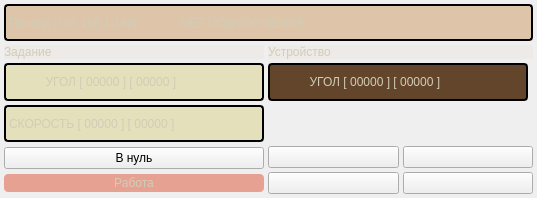
<?xml version="1.0" encoding="UTF-8"?>
<ui version="4.0">
 <class>WidgetScanatorControl</class>
 <widget class="QWidget" name="WidgetScanatorControl">
  <property name="geometry">
   <rect>
    <x>0</x>
    <y>0</y>
    <width>537</width>
    <height>198</height>
   </rect>
  </property>
  <property name="sizePolicy">
   <sizepolicy hsizetype="Minimum" vsizetype="Minimum">
    <horstretch>0</horstretch>
    <verstretch>0</verstretch>
   </sizepolicy>
  </property>
  <property name="maximumSize">
   <size>
    <width>540</width>
    <height>16777215</height>
   </size>
  </property>
  <property name="windowTitle">
   <string>Form</string>
  </property>
  <property name="styleSheet">
   <string notr="true">/* ---------------------------------------------------------------------------

    WARNING! File created programmatically. All changes made in this file will be lost!

    Created by the qtsass compiler v0.3.0

    The definitions are in the &quot;qdarkstyle.qss._styles.scss&quot; module

--------------------------------------------------------------------------- */
/* Light Style - QDarkStyleSheet ------------------------------------------ */
/*

See Qt documentation:

  - https://doc.qt.io/qt-5/stylesheet.html
  - https://doc.qt.io/qt-5/stylesheet-reference.html
  - https://doc.qt.io/qt-5/stylesheet-examples.html

--------------------------------------------------------------------------- */
/* Reset elements ------------------------------------------------------------

Resetting everything helps to unify styles across different operating systems

--------------------------------------------------------------------------- */
* {
  padding: 0px;
  margin: 0px;
  border: 0px;
  border-style: none;
  border-image: none;
  outline: 0;
}

/* specific reset for elements inside QToolBar */
QToolBar * {
  margin: 0px;
  padding: 0px;
}

/* QWidget ----------------------------------------------------------------

--------------------------------------------------------------------------- */
QWidget {
	/*background-color: #19232D;*/
	
	background-color: rgb(46, 65, 83);

  border: 0px solid #455364;
  padding: 0px;
  color: #E0E1E3;
  selection-background-color: #346792;
  selection-color: #E0E1E3;
}

QWidget:disabled {
  background-color: #19232D;
  color: #9DA9B5;
  selection-background-color: #26486B;
  selection-color: #9DA9B5;
}

QWidget::item:selected {
  background-color: #346792;
}

QWidget::item:hover:!selected {
  background-color: #1A72BB;
}

/* QMainWindow ------------------------------------------------------------

This adjusts the splitter in the dock widget, not qsplitter
https://doc.qt.io/qt-5/stylesheet-examples.html#customizing-qmainwindow

--------------------------------------------------------------------------- */
QMainWindow::separator {
  background-color: #455364;
  border: 0px solid #19232D;
  spacing: 0px;
  padding: 2px;
}

QMainWindow::separator:hover {
  background-color: #60798B;
  border: 0px solid #1A72BB;
}

QMainWindow::separator:horizontal {
  width: 5px;
  margin-top: 2px;
  margin-bottom: 2px;
  image: url(&quot;:/qss_icons/dark/rc/toolbar_separator_vertical.png&quot;);
}

QMainWindow::separator:vertical {
  height: 5px;
  margin-left: 2px;
  margin-right: 2px;
  image: url(&quot;:/qss_icons/dark/rc/toolbar_separator_horizontal.png&quot;);
}

/* QToolTip ---------------------------------------------------------------

https://doc.qt.io/qt-5/stylesheet-examples.html#customizing-qtooltip

--------------------------------------------------------------------------- */
QToolTip {
  background-color: #346792;
  color: #E0E1E3;
  /* If you remove the border property, background stops working on Windows */
  border: none;
  /* Remove padding, for fix combo box tooltip */
  padding: 0px;
  /* Remove opacity, fix #174 - may need to use RGBA */
}

/* QStatusBar -------------------------------------------------------------

https://doc.qt.io/qt-5/stylesheet-examples.html#customizing-qstatusbar

--------------------------------------------------------------------------- */
QStatusBar {
  border: 1px solid #455364;
  /* Fixes Spyder #9120, #9121 */
  background: #455364;
  /* Fixes #205, white vertical borders separating items */
}

QStatusBar::item {
  border: none;
}

QStatusBar QToolTip {
  background-color: #1A72BB;
  border: 1px solid #19232D;
  color: #19232D;
  /* Remove padding, for fix combo box tooltip */
  padding: 0px;
  /* Reducing transparency to read better */
  opacity: 230;
}

QStatusBar QLabel {
  /* Fixes Spyder #9120, #9121 */
  background: transparent;
}

/* QCheckBox --------------------------------------------------------------

https://doc.qt.io/qt-5/stylesheet-examples.html#customizing-qcheckbox

--------------------------------------------------------------------------- */
QCheckBox {
  background-color: #19232D;
  color: #E0E1E3;
  spacing: 4px;
  outline: none;
  padding-top: 4px;
  padding-bottom: 4px;
}

QCheckBox:focus {
  border: none;
}

QCheckBox QWidget:disabled {
  background-color: #19232D;
  color: #9DA9B5;
}

QCheckBox::indicator {
  margin-left: 2px;
  height: 14px;
  width: 14px;
}

QCheckBox::indicator:unchecked {
  image: url(&quot;:/qss_icons/dark/rc/checkbox_unchecked.png&quot;);
}

QCheckBox::indicator:unchecked:hover, QCheckBox::indicator:unchecked:focus, QCheckBox::indicator:unchecked:pressed {
  border: none;
  image: url(&quot;:/qss_icons/dark/rc/checkbox_unchecked_focus.png&quot;);
}

QCheckBox::indicator:unchecked:disabled {
  image: url(&quot;:/qss_icons/dark/rc/checkbox_unchecked_disabled.png&quot;);
}

QCheckBox::indicator:checked {
  image: url(&quot;:/qss_icons/dark/rc/checkbox_checked.png&quot;);
}

QCheckBox::indicator:checked:hover, QCheckBox::indicator:checked:focus, QCheckBox::indicator:checked:pressed {
  border: none;
  image: url(&quot;:/qss_icons/dark/rc/checkbox_checked_focus.png&quot;);
}

QCheckBox::indicator:checked:disabled {
  image: url(&quot;:/qss_icons/dark/rc/checkbox_checked_disabled.png&quot;);
}

QCheckBox::indicator:indeterminate {
  image: url(&quot;:/qss_icons/dark/rc/checkbox_indeterminate.png&quot;);
}

QCheckBox::indicator:indeterminate:disabled {
  image: url(&quot;:/qss_icons/dark/rc/checkbox_indeterminate_disabled.png&quot;);
}

QCheckBox::indicator:indeterminate:focus, QCheckBox::indicator:indeterminate:hover, QCheckBox::indicator:indeterminate:pressed {
  image: url(&quot;:/qss_icons/dark/rc/checkbox_indeterminate_focus.png&quot;);
}

/* QGroupBox --------------------------------------------------------------

https://doc.qt.io/qt-5/stylesheet-examples.html#customizing-qgroupbox

--------------------------------------------------------------------------- */
QGroupBox {
  font-weight: bold;
  border: 1px solid #455364;
  border-radius: 4px;
  padding: 2px;
  margin-top: 6px;
  margin-bottom: 4px;
}



QGroupBox::indicator {
  margin-left: 2px;
  margin-top: 2px;
  padding: 0;
  height: 14px;
  width: 14px;
}

QGroupBox::indicator:unchecked {
  border: none;
  image: url(&quot;:/qss_icons/dark/rc/checkbox_unchecked.png&quot;);
}

QGroupBox::indicator:unchecked:hover, QGroupBox::indicator:unchecked:focus, QGroupBox::indicator:unchecked:pressed {
  border: none;
  image: url(&quot;:/qss_icons/dark/rc/checkbox_unchecked_focus.png&quot;);
}

QGroupBox::indicator:unchecked:disabled {
  image: url(&quot;:/qss_icons/dark/rc/checkbox_unchecked_disabled.png&quot;);
}

QGroupBox::indicator:checked {
  border: none;
  image: url(&quot;:/qss_icons/dark/rc/checkbox_checked.png&quot;);
}

QGroupBox::indicator:checked:hover, QGroupBox::indicator:checked:focus, QGroupBox::indicator:checked:pressed {
  border: none;
  image: url(&quot;:/qss_icons/dark/rc/checkbox_checked_focus.png&quot;);
}

QGroupBox::indicator:checked:disabled {
  image: url(&quot;:/qss_icons/dark/rc/checkbox_checked_disabled.png&quot;);
}

/* QRadioButton -----------------------------------------------------------

https://doc.qt.io/qt-5/stylesheet-examples.html#customizing-qradiobutton

--------------------------------------------------------------------------- */
QRadioButton {
  background-color: #19232D;
  color: #E0E1E3;
  spacing: 4px;
  padding-top: 4px;
  padding-bottom: 4px;
  border: none;
  outline: none;
}

QRadioButton:focus {
  border: none;
}

QRadioButton:disabled {
  background-color: #19232D;
  color: #9DA9B5;
  border: none;
  outline: none;
}

QRadioButton QWidget {
  background-color: #19232D;
  color: #E0E1E3;
  spacing: 0px;
  padding: 0px;
  outline: none;
  border: none;
}

QRadioButton::indicator {
  border: none;
  outline: none;
  margin-left: 2px;
  height: 14px;
  width: 14px;
}

QRadioButton::indicator:unchecked {
  image: url(&quot;:/qss_icons/dark/rc/radio_unchecked.png&quot;);
}

QRadioButton::indicator:unchecked:hover, QRadioButton::indicator:unchecked:focus, QRadioButton::indicator:unchecked:pressed {
  border: none;
  outline: none;
  image: url(&quot;:/qss_icons/dark/rc/radio_unchecked_focus.png&quot;);
}

QRadioButton::indicator:unchecked:disabled {
  image: url(&quot;:/qss_icons/dark/rc/radio_unchecked_disabled.png&quot;);
}

QRadioButton::indicator:checked {
  border: none;
  outline: none;
  image: url(&quot;:/qss_icons/dark/rc/radio_checked.png&quot;);
}

QRadioButton::indicator:checked:hover, QRadioButton::indicator:checked:focus, QRadioButton::indicator:checked:pressed {
  border: none;
  outline: none;
  image: url(&quot;:/qss_icons/dark/rc/radio_checked_focus.png&quot;);
}

QRadioButton::indicator:checked:disabled {
  outline: none;
  image: url(&quot;:/qss_icons/dark/rc/radio_checked_disabled.png&quot;);
}

/* QMenuBar ---------------------------------------------------------------

https://doc.qt.io/qt-5/stylesheet-examples.html#customizing-qmenubar

--------------------------------------------------------------------------- */
QMenuBar {
  background-color: #455364;
  padding: 2px;
  border: 1px solid #19232D;
  color: #E0E1E3;
  selection-background-color: #1A72BB;
}

QMenuBar:focus {
  border: 1px solid #346792;
}

QMenuBar::item {
  background: transparent;
  padding: 4px;
}

QMenuBar::item:selected {
  padding: 4px;
  background: transparent;
  border: 0px solid #455364;
  background-color: #1A72BB;
}

QMenuBar::item:pressed {
  padding: 4px;
  border: 0px solid #455364;
  background-color: #1A72BB;
  color: #E0E1E3;
  margin-bottom: 0px;
  padding-bottom: 0px;
}

/* QMenu ------------------------------------------------------------------

https://doc.qt.io/qt-5/stylesheet-examples.html#customizing-qmenu

--------------------------------------------------------------------------- */
QMenu {
  border: 0px solid #455364;
  color: #E0E1E3;
  margin: 0px;
  background-color: #37414F;
  selection-background-color: #1A72BB;
}

QMenu::separator {
  height: 1px;
  background-color: #60798B;
  color: #E0E1E3;
}

QMenu::item {
  background-color: #37414F;
  padding: 4px 24px 4px 28px;
  /* Reserve space for selection border */
  border: 1px transparent #455364;
}

QMenu::item:selected {
  color: #E0E1E3;
  background-color: #1A72BB;
}

QMenu::item:pressed {
  background-color: #1A72BB;
}

QMenu::icon {
  padding-left: 10px;
  width: 14px;
  height: 14px;
}

QMenu::indicator {
  padding-left: 8px;
  width: 12px;
  height: 12px;
  /* non-exclusive indicator = check box style indicator (see QActionGroup::setExclusive) */
  /* exclusive indicator = radio button style indicator (see QActionGroup::setExclusive) */
}

QMenu::indicator:non-exclusive:unchecked {
  image: url(&quot;:/qss_icons/dark/rc/checkbox_unchecked.png&quot;);
}

QMenu::indicator:non-exclusive:unchecked:hover, QMenu::indicator:non-exclusive:unchecked:focus, QMenu::indicator:non-exclusive:unchecked:pressed {
  border: none;
  image: url(&quot;:/qss_icons/dark/rc/checkbox_unchecked_focus.png&quot;);
}

QMenu::indicator:non-exclusive:unchecked:disabled {
  image: url(&quot;:/qss_icons/dark/rc/checkbox_unchecked_disabled.png&quot;);
}

QMenu::indicator:non-exclusive:checked {
  image: url(&quot;:/qss_icons/dark/rc/checkbox_checked.png&quot;);
}

QMenu::indicator:non-exclusive:checked:hover, QMenu::indicator:non-exclusive:checked:focus, QMenu::indicator:non-exclusive:checked:pressed {
  border: none;
  image: url(&quot;:/qss_icons/dark/rc/checkbox_checked_focus.png&quot;);
}

QMenu::indicator:non-exclusive:checked:disabled {
  image: url(&quot;:/qss_icons/dark/rc/checkbox_checked_disabled.png&quot;);
}

QMenu::indicator:non-exclusive:indeterminate {
  image: url(&quot;:/qss_icons/dark/rc/checkbox_indeterminate.png&quot;);
}

QMenu::indicator:non-exclusive:indeterminate:disabled {
  image: url(&quot;:/qss_icons/dark/rc/checkbox_indeterminate_disabled.png&quot;);
}

QMenu::indicator:non-exclusive:indeterminate:focus, QMenu::indicator:non-exclusive:indeterminate:hover, QMenu::indicator:non-exclusive:indeterminate:pressed {
  image: url(&quot;:/qss_icons/dark/rc/checkbox_indeterminate_focus.png&quot;);
}

QMenu::indicator:exclusive:unchecked {
  image: url(&quot;:/qss_icons/dark/rc/radio_unchecked.png&quot;);
}

QMenu::indicator:exclusive:unchecked:hover, QMenu::indicator:exclusive:unchecked:focus, QMenu::indicator:exclusive:unchecked:pressed {
  border: none;
  outline: none;
  image: url(&quot;:/qss_icons/dark/rc/radio_unchecked_focus.png&quot;);
}

QMenu::indicator:exclusive:unchecked:disabled {
  image: url(&quot;:/qss_icons/dark/rc/radio_unchecked_disabled.png&quot;);
}

QMenu::indicator:exclusive:checked {
  border: none;
  outline: none;
  image: url(&quot;:/qss_icons/dark/rc/radio_checked.png&quot;);
}

QMenu::indicator:exclusive:checked:hover, QMenu::indicator:exclusive:checked:focus, QMenu::indicator:exclusive:checked:pressed {
  border: none;
  outline: none;
  image: url(&quot;:/qss_icons/dark/rc/radio_checked_focus.png&quot;);
}

QMenu::indicator:exclusive:checked:disabled {
  outline: none;
  image: url(&quot;:/qss_icons/dark/rc/radio_checked_disabled.png&quot;);
}

QMenu::right-arrow {
  margin: 5px;
  padding-left: 12px;
  image: url(&quot;:/qss_icons/dark/rc/arrow_right.png&quot;);
  height: 12px;
  width: 12px;
}

/* QAbstractItemView ------------------------------------------------------

https://doc.qt.io/qt-5/stylesheet-examples.html#customizing-qcombobox

--------------------------------------------------------------------------- */
QAbstractItemView {
  alternate-background-color: #19232D;
  color: #E0E1E3;
  border: 1px solid #455364;
  border-radius: 4px;
}

QAbstractItemView QLineEdit {
  padding: 2px;
}

/* QAbstractScrollArea ----------------------------------------------------

https://doc.qt.io/qt-5/stylesheet-examples.html#customizing-qabstractscrollarea

--------------------------------------------------------------------------- */
QAbstractScrollArea {
  background-color: #19232D;
  border: 1px solid #455364;
  border-radius: 4px;
  /* fix #159 */
  padding: 2px;
  /* remove min-height to fix #244 */
  color: #E0E1E3;
}

QAbstractScrollArea:disabled {
  color: #9DA9B5;
}

/* QScrollArea ------------------------------------------------------------

--------------------------------------------------------------------------- */
QScrollArea QWidget QWidget:disabled {
  background-color: #19232D;
}

/* QScrollBar -------------------------------------------------------------

https://doc.qt.io/qt-5/stylesheet-examples.html#customizing-qscrollbar

--------------------------------------------------------------------------- */
QScrollBar:horizontal {
  height: 16px;
  margin: 2px 16px 2px 16px;
  border: 1px solid #455364;
  border-radius: 4px;
  background-color: #19232D;
}

QScrollBar:vertical {
  background-color: #19232D;
  width: 16px;
  margin: 16px 2px 16px 2px;
  border: 1px solid #455364;
  border-radius: 4px;
}

QScrollBar::handle:horizontal {
  background-color: #60798B;
  border: 1px solid #455364;
  border-radius: 4px;
  min-width: 8px;
}

QScrollBar::handle:horizontal:hover {
  background-color: #346792;
  border: #346792;
  border-radius: 4px;
  min-width: 8px;
}

QScrollBar::handle:horizontal:focus {
  border: 1px solid #1A72BB;
}

QScrollBar::handle:vertical {
  background-color: #60798B;
  border: 1px solid #455364;
  min-height: 8px;
  border-radius: 4px;
}

QScrollBar::handle:vertical:hover {
  background-color: #346792;
  border: #346792;
  border-radius: 4px;
  min-height: 8px;
}

QScrollBar::handle:vertical:focus {
  border: 1px solid #1A72BB;
}

QScrollBar::add-line:horizontal {
  margin: 0px 0px 0px 0px;
  border-image: url(&quot;:/qss_icons/dark/rc/arrow_right_disabled.png&quot;);
  height: 12px;
  width: 12px;
  subcontrol-position: right;
  subcontrol-origin: margin;
}

QScrollBar::add-line:horizontal:hover, QScrollBar::add-line:horizontal:on {
  border-image: url(&quot;:/qss_icons/dark/rc/arrow_right.png&quot;);
  height: 12px;
  width: 12px;
  subcontrol-position: right;
  subcontrol-origin: margin;
}

QScrollBar::add-line:vertical {
  margin: 3px 0px 3px 0px;
  border-image: url(&quot;:/qss_icons/dark/rc/arrow_down_disabled.png&quot;);
  height: 12px;
  width: 12px;
  subcontrol-position: bottom;
  subcontrol-origin: margin;
}

QScrollBar::add-line:vertical:hover, QScrollBar::add-line:vertical:on {
  border-image: url(&quot;:/qss_icons/dark/rc/arrow_down.png&quot;);
  height: 12px;
  width: 12px;
  subcontrol-position: bottom;
  subcontrol-origin: margin;
}

QScrollBar::sub-line:horizontal {
  margin: 0px 3px 0px 3px;
  border-image: url(&quot;:/qss_icons/dark/rc/arrow_left_disabled.png&quot;);
  height: 12px;
  width: 12px;
  subcontrol-position: left;
  subcontrol-origin: margin;
}

QScrollBar::sub-line:horizontal:hover, QScrollBar::sub-line:horizontal:on {
  border-image: url(&quot;:/qss_icons/dark/rc/arrow_left.png&quot;);
  height: 12px;
  width: 12px;
  subcontrol-position: left;
  subcontrol-origin: margin;
}

QScrollBar::sub-line:vertical {
  margin: 3px 0px 3px 0px;
  border-image: url(&quot;:/qss_icons/dark/rc/arrow_up_disabled.png&quot;);
  height: 12px;
  width: 12px;
  subcontrol-position: top;
  subcontrol-origin: margin;
}

QScrollBar::sub-line:vertical:hover, QScrollBar::sub-line:vertical:on {
  border-image: url(&quot;:/qss_icons/dark/rc/arrow_up.png&quot;);
  height: 12px;
  width: 12px;
  subcontrol-position: top;
  subcontrol-origin: margin;
}

QScrollBar::up-arrow:horizontal, QScrollBar::down-arrow:horizontal {
  background: none;
}

QScrollBar::up-arrow:vertical, QScrollBar::down-arrow:vertical {
  background: none;
}

QScrollBar::add-page:horizontal, QScrollBar::sub-page:horizontal {
  background: none;
}

QScrollBar::add-page:vertical, QScrollBar::sub-page:vertical {
  background: none;
}

/* QTextEdit --------------------------------------------------------------

https://doc.qt.io/qt-5/stylesheet-examples.html#customizing-specific-widgets

--------------------------------------------------------------------------- */
QTextEdit {
  background-color: #19232D;
  color: #E0E1E3;
  border-radius: 4px;
  border: 1px solid #455364;
}

QTextEdit:focus {
  border: 1px solid #1A72BB;
}

QTextEdit:selected {
  background: #346792;
  color: #455364;
}

/* QPlainTextEdit ---------------------------------------------------------

--------------------------------------------------------------------------- */
QPlainTextEdit {
  background-color: #19232D;
  color: #E0E1E3;
  border-radius: 4px;
  border: 1px solid #455364;
}

QPlainTextEdit:focus {
  border: 1px solid #1A72BB;
}

QPlainTextEdit:selected {
  background: #346792;
  color: #455364;
}

/* QSizeGrip --------------------------------------------------------------

https://doc.qt.io/qt-5/stylesheet-examples.html#customizing-qsizegrip

--------------------------------------------------------------------------- */
QSizeGrip {
  background: transparent;
  width: 12px;
  height: 12px;
  image: url(&quot;:/qss_icons/dark/rc/window_grip.png&quot;);
}

/* QStackedWidget ---------------------------------------------------------

--------------------------------------------------------------------------- */
QStackedWidget {
  padding: 2px;
  border: 1px solid #455364;
  border: 1px solid #19232D;
}

/* QToolBar ---------------------------------------------------------------

https://doc.qt.io/qt-5/stylesheet-examples.html#customizing-qtoolbar

--------------------------------------------------------------------------- */
QToolBar {
  background-color: #455364;
  border-bottom: 1px solid #19232D;
  padding: 1px;
  font-weight: bold;
  spacing: 2px;
}

QToolBar:disabled {
  /* Fixes #272 */
  background-color: #455364;
}

QToolBar::handle:horizontal {
  width: 16px;
  image: url(&quot;:/qss_icons/dark/rc/toolbar_move_horizontal.png&quot;);
}

QToolBar::handle:vertical {
  height: 16px;
  image: url(&quot;:/qss_icons/dark/rc/toolbar_move_vertical.png&quot;);
}

QToolBar::separator:horizontal {
  width: 16px;
  image: url(&quot;:/qss_icons/dark/rc/toolbar_separator_horizontal.png&quot;);
}

QToolBar::separator:vertical {
  height: 16px;
  image: url(&quot;:/qss_icons/dark/rc/toolbar_separator_vertical.png&quot;);
}

QToolButton#qt_toolbar_ext_button {
  background: #455364;
  border: 0px;
  color: #E0E1E3;
  image: url(&quot;:/qss_icons/dark/rc/arrow_right.png&quot;);
}

/* QAbstractSpinBox -------------------------------------------------------

--------------------------------------------------------------------------- */
QAbstractSpinBox {
  background-color: #19232D;
  border: 1px solid #455364;
  color: #E0E1E3;
  /* This fixes 103, 111 */
  padding-top: 2px;
  /* This fixes 103, 111 */
  padding-bottom: 2px;
  padding-left: 4px;
  padding-right: 4px;
  border-radius: 4px;
  /* min-width: 5px; removed to fix 109 */
}

QAbstractSpinBox:up-button {
  background-color: transparent #19232D;
  subcontrol-origin: border;
  subcontrol-position: top right;
  border-left: 1px solid #455364;
  border-bottom: 1px solid #455364;
  border-top-left-radius: 0;
  border-bottom-left-radius: 0;
  margin: 1px;
  width: 12px;
  margin-bottom: -1px;
}

QAbstractSpinBox::up-arrow, QAbstractSpinBox::up-arrow:disabled, QAbstractSpinBox::up-arrow:off {
  image: url(&quot;:/qss_icons/dark/rc/arrow_up_disabled.png&quot;);
  height: 8px;
  width: 8px;
}

QAbstractSpinBox::up-arrow:hover {
  image: url(&quot;:/qss_icons/dark/rc/arrow_up.png&quot;);
}

QAbstractSpinBox:down-button {
  background-color: transparent #19232D;
  subcontrol-origin: border;
  subcontrol-position: bottom right;
  border-left: 1px solid #455364;
  border-top: 1px solid #455364;
  border-top-left-radius: 0;
  border-bottom-left-radius: 0;
  margin: 1px;
  width: 12px;
  margin-top: -1px;
}

QAbstractSpinBox::down-arrow, QAbstractSpinBox::down-arrow:disabled, QAbstractSpinBox::down-arrow:off {
  image: url(&quot;:/qss_icons/dark/rc/arrow_down_disabled.png&quot;);
  height: 8px;
  width: 8px;
}

QAbstractSpinBox::down-arrow:hover {
  image: url(&quot;:/qss_icons/dark/rc/arrow_down.png&quot;);
}

QAbstractSpinBox:hover {
  border: 1px solid #346792;
  color: #E0E1E3;
}

QAbstractSpinBox:focus {
  border: 1px solid #1A72BB;
}

QAbstractSpinBox:selected {
  background: #346792;
  color: #455364;
}

/* ------------------------------------------------------------------------ */
/* DISPLAYS --------------------------------------------------------------- */
/* ------------------------------------------------------------------------ */
/* QLabel -----------------------------------------------------------------

https://doc.qt.io/qt-5/stylesheet-examples.html#customizing-qframe

--------------------------------------------------------------------------- */
QLabel {
  background-color: #19232D;
  border: 0px solid #455364;
  padding: 2px;
  margin: 0px;
  color: #E0E1E3;
}

QLabel:disabled {
  background-color: #19232D;
  border: 0px solid #455364;
  color: #9DA9B5;
}

/* QTextBrowser -----------------------------------------------------------

https://doc.qt.io/qt-5/stylesheet-examples.html#customizing-qabstractscrollarea

--------------------------------------------------------------------------- */
QTextBrowser {
  background-color: #19232D;
  border: 1px solid #455364;
  color: #E0E1E3;
  border-radius: 4px;
}

QTextBrowser:disabled {
  background-color: #19232D;
  border: 1px solid #455364;
  color: #9DA9B5;
  border-radius: 4px;
}

QTextBrowser:hover, QTextBrowser:!hover, QTextBrowser:selected, QTextBrowser:pressed {
  border: 1px solid #455364;
}

/* QGraphicsView ----------------------------------------------------------

--------------------------------------------------------------------------- */
QGraphicsView {
  background-color: #19232D;
  border: 1px solid #455364;
  color: #E0E1E3;
  border-radius: 4px;
}

QGraphicsView:disabled {
  background-color: #19232D;
  border: 1px solid #455364;
  color: #9DA9B5;
  border-radius: 4px;
}

QGraphicsView:hover, QGraphicsView:!hover, QGraphicsView:selected, QGraphicsView:pressed {
  border: 1px solid #455364;
}

/* QCalendarWidget --------------------------------------------------------

--------------------------------------------------------------------------- */
QCalendarWidget {
  border: 1px solid #455364;
  border-radius: 4px;
}

QCalendarWidget:disabled {
  background-color: #19232D;
  color: #9DA9B5;
}

/* QLCDNumber -------------------------------------------------------------

--------------------------------------------------------------------------- */
QLCDNumber {
  background-color: #19232D;
  color: #E0E1E3;
}

QLCDNumber:disabled {
  background-color: #19232D;
  color: #9DA9B5;
}

/* QProgressBar -----------------------------------------------------------

https://doc.qt.io/qt-5/stylesheet-examples.html#customizing-qprogressbar

--------------------------------------------------------------------------- */
QProgressBar {
  background-color: #19232D;
  border: 1px solid #455364;
  color: #E0E1E3;
  border-radius: 4px;
  text-align: center;
}

QProgressBar:disabled {
  background-color: #19232D;
  border: 1px solid #455364;
  color: #9DA9B5;
  border-radius: 4px;
  text-align: center;
}

QProgressBar::chunk {
  background-color: #346792;
  color: #19232D;
  border-radius: 4px;
}

QProgressBar::chunk:disabled {
  background-color: #26486B;
  color: #9DA9B5;
  border-radius: 4px;
}

/* ------------------------------------------------------------------------ */
/* BUTTONS ---------------------------------------------------------------- */
/* ------------------------------------------------------------------------ */
/* QPushButton ------------------------------------------------------------

https://doc.qt.io/qt-5/stylesheet-examples.html#customizing-qpushbutton

--------------------------------------------------------------------------- */
QPushButton {
  background-color: #455364;
  color: #E0E1E3;
  border-radius: 4px;
  padding: 2px;
  outline: none;
  border: none;
}

QPushButton:disabled {
  background-color: #455364;
  color: #9DA9B5;
  border-radius: 4px;
  padding: 2px;
}

QPushButton:checked {
  background-color: #60798B;
  border-radius: 4px;
  padding: 2px;
  outline: none;
}

QPushButton:checked:disabled {
  background-color: #60798B;
  color: #9DA9B5;
  border-radius: 4px;
  padding: 2px;
  outline: none;
}

QPushButton:checked:selected {
  background: #60798B;
}

QPushButton:hover {
  background-color: #54687A;
  color: #E0E1E3;
}

QPushButton:pressed {
  background-color: #60798B;
}

QPushButton:selected {
  background: #60798B;
  color: #E0E1E3;
}

QPushButton::menu-indicator {
  subcontrol-origin: padding;
  subcontrol-position: bottom right;
  bottom: 4px;
}

QDialogButtonBox QPushButton {
  /* Issue #194 #248 - Special case of QPushButton inside dialogs, for better UI */
  min-width: 80px;
}

/* QToolButton ------------------------------------------------------------

https://doc.qt.io/qt-5/stylesheet-examples.html#customizing-qtoolbutton

--------------------------------------------------------------------------- */
QToolButton {
  background-color: #455364;
  color: #E0E1E3;
  border-radius: 4px;
  padding: 2px;
  outline: none;
  border: none;
  /* The subcontrols below are used only in the DelayedPopup mode */
  /* The subcontrols below are used only in the MenuButtonPopup mode */
  /* The subcontrol below is used only in the InstantPopup or DelayedPopup mode */
}

QToolButton:disabled {
  background-color: #455364;
  color: #9DA9B5;
  border-radius: 4px;
  padding: 2px;
}

QToolButton:checked {
  background-color: #60798B;
  border-radius: 4px;
  padding: 2px;
  outline: none;
}

QToolButton:checked:disabled {
  background-color: #60798B;
  color: #9DA9B5;
  border-radius: 4px;
  padding: 2px;
  outline: none;
}

QToolButton:checked:hover {
  background-color: #54687A;
  color: #E0E1E3;
}

QToolButton:checked:pressed {
  background-color: #60798B;
}

QToolButton:checked:selected {
  background: #60798B;
  color: #E0E1E3;
}

QToolButton:hover {
  background-color: #54687A;
  color: #E0E1E3;
}

QToolButton:pressed {
  background-color: #60798B;
}

QToolButton:selected {
  background: #60798B;
  color: #E0E1E3;
}

QToolButton[popupMode=&quot;0&quot;] {
  /* Only for DelayedPopup */
  padding-right: 2px;
}

QToolButton[popupMode=&quot;1&quot;] {
  /* Only for MenuButtonPopup */
  padding-right: 20px;
}

QToolButton[popupMode=&quot;1&quot;]::menu-button {
  border: none;
}

QToolButton[popupMode=&quot;1&quot;]::menu-button:hover {
  border: none;
  border-left: 1px solid #455364;
  border-radius: 0;
}

QToolButton[popupMode=&quot;2&quot;] {
  /* Only for InstantPopup */
  padding-right: 2px;
}

QToolButton::menu-button {
  padding: 2px;
  border-radius: 4px;
  width: 12px;
  border: none;
  outline: none;
}

QToolButton::menu-button:hover {
  border: 1px solid #346792;
}

QToolButton::menu-button:checked:hover {
  border: 1px solid #346792;
}

QToolButton::menu-indicator {
  image: url(&quot;:/qss_icons/dark/rc/arrow_down.png&quot;);
  height: 8px;
  width: 8px;
  top: 0;
  /* Exclude a shift for better image */
  left: -2px;
  /* Shift it a bit */
}

QToolButton::menu-arrow {
  image: url(&quot;:/qss_icons/dark/rc/arrow_down.png&quot;);
  height: 8px;
  width: 8px;
}

QToolButton::menu-arrow:hover {
  image: url(&quot;:/qss_icons/dark/rc/arrow_down_focus.png&quot;);
}

/* QCommandLinkButton -----------------------------------------------------

--------------------------------------------------------------------------- */
QCommandLinkButton {
  background-color: transparent;
  border: 1px solid #455364;
  color: #E0E1E3;
  border-radius: 4px;
  padding: 0px;
  margin: 0px;
}

QCommandLinkButton:disabled {
  background-color: transparent;
  color: #9DA9B5;
}

/* ------------------------------------------------------------------------ */
/* INPUTS - NO FIELDS ----------------------------------------------------- */
/* ------------------------------------------------------------------------ */
/* QComboBox --------------------------------------------------------------

https://doc.qt.io/qt-5/stylesheet-examples.html#customizing-qcombobox

--------------------------------------------------------------------------- */
QComboBox {
  border: 1px solid #455364;
  border-radius: 4px;
  selection-background-color: #346792;
  padding-left: 4px;
  padding-right: 4px;
  /* padding-right = 36; 4 + 16*2 See scrollbar size */
  /* changed to 4px to fix #239 */
  /* Fixes #103, #111 */
  min-height: 1.5em;
  /* padding-top: 2px;     removed to fix #132 */
  /* padding-bottom: 2px;  removed to fix #132 */
  /* min-width: 75px;      removed to fix #109 */
  /* Needed to remove indicator - fix #132 */
}

QComboBox QAbstractItemView {
  border: 1px solid #455364;
  border-radius: 0;
  background-color: #19232D;
  selection-background-color: #346792;
}

QComboBox QAbstractItemView:hover {
  background-color: #19232D;
  color: #E0E1E3;
}

QComboBox QAbstractItemView:selected {
  background: #346792;
  color: #455364;
}

QComboBox QAbstractItemView:alternate {
  background: #19232D;
}

QComboBox:disabled {
  background-color: #19232D;
  color: #9DA9B5;
}

QComboBox:hover {
  border: 1px solid #346792;
}

QComboBox:focus {
  border: 1px solid #1A72BB;
}

QComboBox:on {
  selection-background-color: #346792;
}

QComboBox::indicator {
  border: none;
  border-radius: 0;
  background-color: transparent;
  selection-background-color: transparent;
  color: transparent;
  selection-color: transparent;
  /* Needed to remove indicator - fix #132 */
}

QComboBox::indicator:alternate {
  background: #19232D;
}

QComboBox::item {
  /* Remove to fix #282, #285 and MR #288*/
  /*&amp;:checked {
            font-weight: bold;
        }

        &amp;:selected {
            border: 0px solid transparent;
        }
        */
}

QComboBox::item:alternate {
  background: #19232D;
}</string>
  </property>
  <layout class="QGridLayout" name="gridLayout">
   <property name="leftMargin">
    <number>4</number>
   </property>
   <property name="topMargin">
    <number>4</number>
   </property>
   <property name="rightMargin">
    <number>4</number>
   </property>
   <property name="bottomMargin">
    <number>4</number>
   </property>
   <property name="spacing">
    <number>4</number>
   </property>
   <item row="3" column="0">
    <widget class="QLabel" name="labelDisplayVelocity1">
     <property name="minimumSize">
      <size>
       <width>260</width>
       <height>0</height>
      </size>
     </property>
     <property name="maximumSize">
      <size>
       <width>260</width>
       <height>16777215</height>
      </size>
     </property>
     <property name="styleSheet">
      <string notr="true">QLabel
{
border: 2px solid line black;
background-color: rgba(191, 174, 23,60);

color: rgb(210, 204, 182);
font: 600 12pt &quot;Ubuntu&quot;;
border-radius: 4px;
}</string>
     </property>
     <property name="text">
      <string>СКОРОСТЬ [ 00000 ] [ 00000 ] </string>
     </property>
    </widget>
   </item>
   <item row="2" column="1" colspan="2">
    <widget class="QLabel" name="labelDisplayPos2">
     <property name="minimumSize">
      <size>
       <width>260</width>
       <height>0</height>
      </size>
     </property>
     <property name="maximumSize">
      <size>
       <width>260</width>
       <height>16777215</height>
      </size>
     </property>
     <property name="styleSheet">
      <string notr="true">QLabel
{
border: 2px solid line black;
background-color: rgb(99, 69, 44);

color: rgb(210, 204, 182);
font: 600 12pt &quot;Ubuntu&quot;;
border-radius: 4px;
}</string>
     </property>
     <property name="text">
      <string>           УГОЛ [ 00000 ] [ 00000 ] </string>
     </property>
    </widget>
   </item>
   <item row="1" column="1" colspan="2">
    <widget class="QLabel" name="label_2">
     <property name="styleSheet">
      <string notr="true">QLabel
{
border: 0px solid line black;
	background-color: rgba(184, 105, 17,10);
font: 600 14pt &quot;Ubuntu Sans&quot;;
	color: rgb(210, 204, 182);
}</string>
     </property>
     <property name="text">
      <string>Устройство</string>
     </property>
    </widget>
   </item>
   <item row="0" column="0" colspan="3">
    <widget class="QLabel" name="labelStatus">
     <property name="maximumSize">
      <size>
       <width>540</width>
       <height>16777215</height>
      </size>
     </property>
     <property name="styleSheet">
      <string notr="true">QLabel
{
border: 2px solid line black;
	background-color: rgba(184, 105, 17,80);
font: 600 14pt &quot;Ubuntu Sans&quot;;
	color: rgb(210, 204, 182);
border-radius: 4px;
}</string>
     </property>
     <property name="text">
      <string>Привод [192.168.1.148]             НЕТ ПОДКЛЮЧЕНИЯ</string>
     </property>
    </widget>
   </item>
   <item row="2" column="0">
    <widget class="QLabel" name="labelDisplayPos1">
     <property name="minimumSize">
      <size>
       <width>260</width>
       <height>0</height>
      </size>
     </property>
     <property name="maximumSize">
      <size>
       <width>260</width>
       <height>16777215</height>
      </size>
     </property>
     <property name="styleSheet">
      <string notr="true">QLabel
{
border: 2px solid line black;
	
	background-color: rgba(191, 174, 23,60);
	font: 600 12pt &quot;Ubuntu&quot;;
	color: rgb(210, 204, 182);
 border-radius: 4px;
}</string>
     </property>
     <property name="text">
      <string>           УГОЛ [ 00000 ] [ 00000 ] </string>
     </property>
    </widget>
   </item>
   <item row="1" column="0">
    <widget class="QLabel" name="label">
     <property name="sizePolicy">
      <sizepolicy hsizetype="Preferred" vsizetype="Maximum">
       <horstretch>0</horstretch>
       <verstretch>0</verstretch>
      </sizepolicy>
     </property>
     <property name="styleSheet">
      <string notr="true">QLabel
{
border: 0px solid line black;
	background-color: rgba(184, 105, 17,10);
font: 600 14pt &quot;Ubuntu Sans&quot;;
	color: rgb(210, 204, 182);
}</string>
     </property>
     <property name="text">
      <string>Задание</string>
     </property>
    </widget>
   </item>
   <item row="5" column="1" colspan="2">
    <layout class="QGridLayout" name="gridLayout_2">
     <item row="0" column="0">
      <widget class="QPushButton" name="butMoveRight">
       <property name="text">
        <string/>
       </property>
       <property name="icon">
        <iconset resource="pictures.qrc">
         <normaloff>:/ProgramPictures/IMAGES/left_arrow.png</normaloff>:/ProgramPictures/IMAGES/left_arrow.png</iconset>
       </property>
       <property name="iconSize">
        <size>
         <width>24</width>
         <height>24</height>
        </size>
       </property>
      </widget>
     </item>
     <item row="1" column="0">
      <widget class="QPushButton" name="butMoveDown">
       <property name="text">
        <string/>
       </property>
       <property name="icon">
        <iconset resource="pictures.qrc">
         <normaloff>:/ProgramPictures/IMAGES/down_arrow.png</normaloff>:/ProgramPictures/IMAGES/down_arrow.png</iconset>
       </property>
       <property name="iconSize">
        <size>
         <width>24</width>
         <height>24</height>
        </size>
       </property>
      </widget>
     </item>
     <item row="0" column="1">
      <widget class="QPushButton" name="butMoveLeft">
       <property name="text">
        <string/>
       </property>
       <property name="icon">
        <iconset resource="pictures.qrc">
         <normaloff>:/ProgramPictures/IMAGES/right_arrow.png</normaloff>:/ProgramPictures/IMAGES/right_arrow.png</iconset>
       </property>
       <property name="iconSize">
        <size>
         <width>24</width>
         <height>24</height>
        </size>
       </property>
      </widget>
     </item>
     <item row="1" column="1">
      <widget class="QPushButton" name="butMoveUp">
       <property name="text">
        <string/>
       </property>
       <property name="icon">
        <iconset resource="pictures.qrc">
         <normaloff>:/ProgramPictures/IMAGES/up_arrow.png</normaloff>:/ProgramPictures/IMAGES/up_arrow.png</iconset>
       </property>
       <property name="iconSize">
        <size>
         <width>24</width>
         <height>24</height>
        </size>
       </property>
      </widget>
     </item>
    </layout>
   </item>
   <item row="5" column="0">
    <layout class="QVBoxLayout" name="verticalLayout">
     <item>
      <widget class="QPushButton" name="butSetToNull">
       <property name="styleSheet">
        <string notr="true">QPushButton {

	font: 14pt &quot;Ubuntu&quot;;
}</string>
       </property>
       <property name="text">
        <string>В нуль</string>
       </property>
      </widget>
     </item>
     <item>
      <widget class="QPushButton" name="butStartStopWork">
       <property name="styleSheet">
        <string notr="true">QGroupBox
{
border: 0 px solid line black;
}

QPushButton {
	background-color: rgba(220, 59, 23,110);
	
	color: rgb(210, 204, 182);
  border-radius: 4px;
  padding: 2px;
  outline: none;
  border: none;
font: 600 14pt &quot;Ubuntu Sans&quot;;
}

QPushButton:disabled {
  background-color: #455364;
  color: #9DA9B5;
  border-radius: 4px;
  padding: 2px;
}

QPushButton:checked {
	background-color: rgba(35, 102, 12,160);
  border-radius: 4px;
  padding: 2px;
  outline: none;
font: 600 14pt &quot;Ubuntu Sans&quot;;
}

QPushButton:checked:disabled {
  background-color: #60798B;
  color: #9DA9B5;
  border-radius: 4px;
  padding: 2px;
  outline: none;
}

QPushButton:checked:selected {
  background: #60798B;
}

QPushButton:hover {
  background-color: #54687A;
  color: #E0E1E3;
}

QPushButton:pressed {
  background-color: #60798B;
}

QPushButton:selected {
  background: #60798B;
  color: #E0E1E3;
}

QPushButton::menu-indicator {
  subcontrol-origin: padding;
  subcontrol-position: bottom right;
  bottom: 4px;
	background-color: rgb(210, 204, 182);
}

QDialogButtonBox QPushButton {
  /* Issue #194 #248 - Special case of QPushButton inside dialogs, for better UI */
  min-width: 80px;
}</string>
       </property>
       <property name="text">
        <string>Работа</string>
       </property>
       <property name="checkable">
        <bool>true</bool>
       </property>
       <property name="checked">
        <bool>false</bool>
       </property>
      </widget>
     </item>
    </layout>
   </item>
  </layout>
 </widget>
 <resources>
  <include location="pictures.qrc"/>
 </resources>
 <connections/>
</ui>
